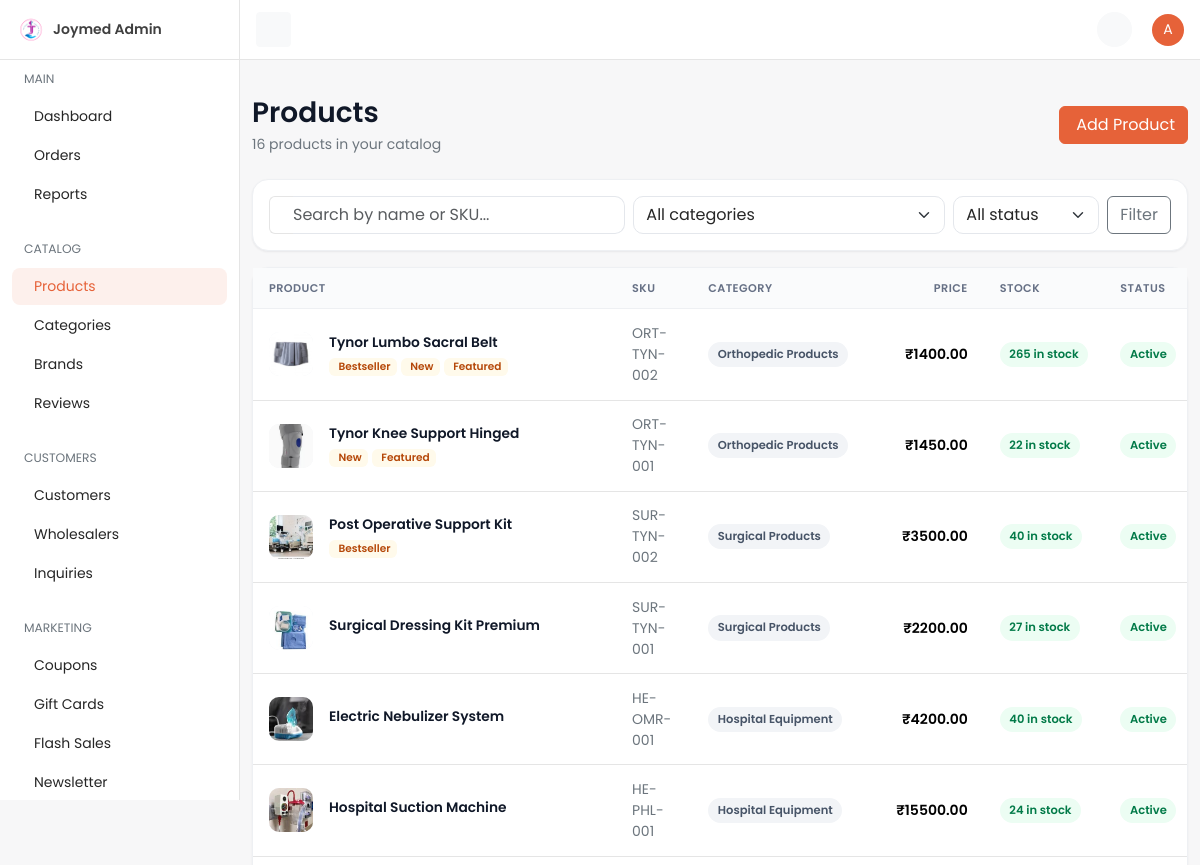
/dashboard/product/ (signed in, upper part), run on an earlier commit of the app's database.
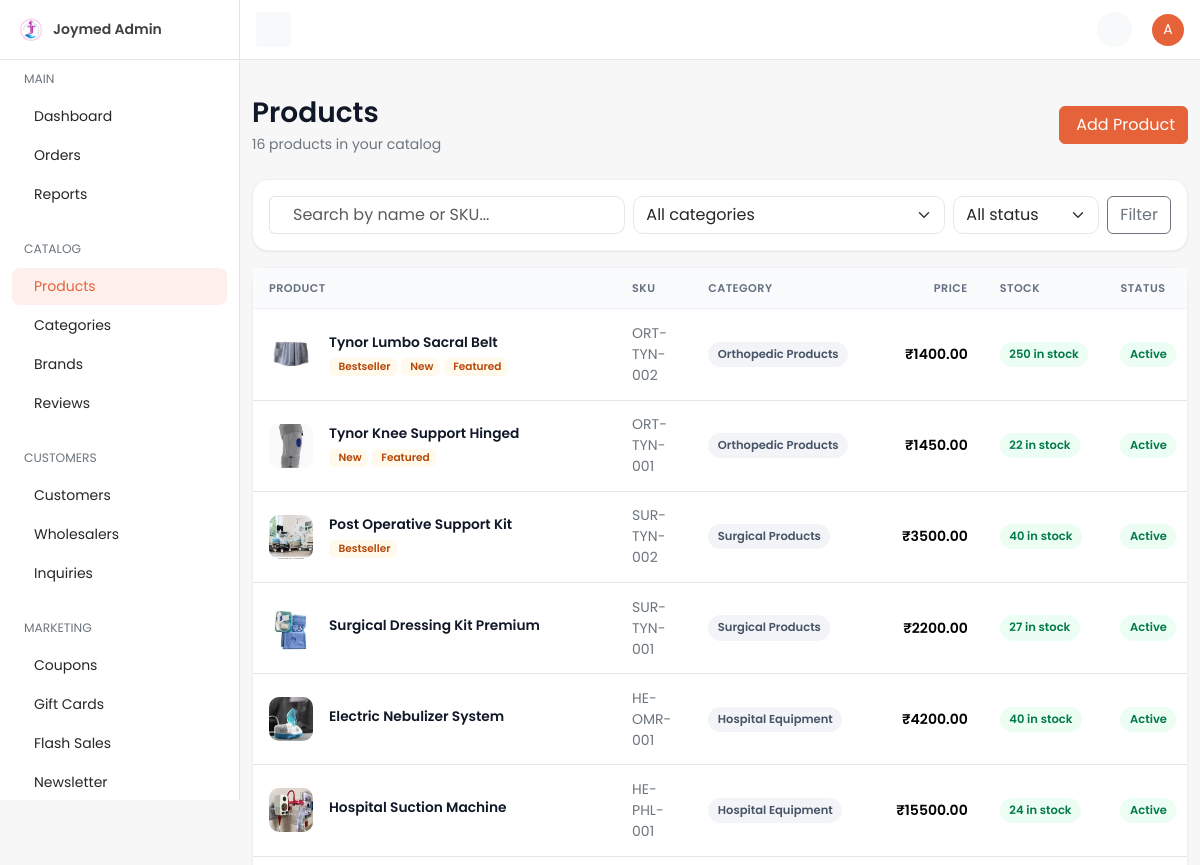
And on a later commit of the database.
### catalog/models.py (models this page shows, shortened)
class Product(TimeStampedModel):
    name = models.CharField(max_length=255, verbose_name="Name")
    slug = models.SlugField(
        max_length=255,
        unique=True,
        db_index=True,
        verbose_name="Slug",
    )
    sku = models.CharField(
        max_length=64,
        unique=True,
        db_index=True,
        verbose_name="SKU",
        help_text="Stock keeping unit identifier.",
    )
    category = models.ForeignKey(
        Category,
        on_delete=models.PROTECT,
        related_name="products",
        verbose_name="Category",
    )
    brand = models.ForeignKey(
        Brand,
        on_delete=models.SET_NULL,
        null=True,
        blank=True,
        related_name="products",
        verbose_name="Brand",
    )
    base_price = models.DecimalField(
        max_digits=12,
        decimal_places=2,
        verbose_name="Base price",
        help_text="Default price before variant deltas.",
    )
    mrp = models.DecimalField(max_digits=12, decimal_places=2, verbose_name="MRP")
    purchase_price = models.DecimalField(max_digits=12, decimal_places=2, verbose_name="Purchase Price")
    wholesale_rate = models.DecimalField(max_digits=12, decimal_places=2, default=0, blank=True, verbose_name="Wholesale Rate")
    is_rental = models.BooleanField(default=False, db_index=True, verbose_name="Is Rental Eligible")
    rental_price = models.DecimalField(max_digits=12, decimal_places=2, null=True, blank=True, verbose_name="Rental Price")
    show_rental_storefront = models.BooleanField(default=True, db_index=True, verbose_name="Show Rental in Storefront")
    color = models.CharField(
        max_length=50,
        blank=True,
        db_index=True,
        verbose_name="Color",
        help_text="Primary color for PLP color-filter chips.",
    )
    is_active = models.BooleanField(
        default=True,
        db_index=True,
        verbose_name="Is active",
    )
    is_featured = models.BooleanField(
        default=False,
        db_index=True,
        verbose_name="Is featured",
    )
    is_bestseller = models.BooleanField(
        default=False,
        db_index=True,
        verbose_name="Is bestseller",
    )
    is_new_arrival = models.BooleanField(
        default=False,
        db_index=True,
        verbose_name="Is new arrival",
    )
    stock_quantity = models.PositiveIntegerField(
        default=0,
        verbose_name="Stock quantity",
    )
    meta_title = models.CharField(max_length=70, blank=True, verbose_name="Meta title")
    meta_description = models.CharField(max_length=160, blank=True, verbose_name="Meta description")
    og_image = models.ImageField(
        upload_to="seo/products/",
        blank=True,
        null=True,
        verbose_name="Open Graph image",
    )
    low_stock_threshold = models.PositiveIntegerField(
        default=5,
        verbose_name="Low stock threshold",
        help_text="Triggers low-stock alerts when stock falls at or below this value.",
    )
    class Meta:
        verbose_name = "Product"
        verbose_name_plural = "Products"
        indexes = [
            models.Index(
                fields=["is_active", "category_id"],
                name="cat_prod_active_category_idx",
            ),
            models.Index(
                fields=["is_active", "is_bestseller"],
                name="cat_prod_active_bestseller_idx",
            ),
            models.Index(fields=["is_active", "is_new_arrival"], name="cat_prod_active_new_idx"),
            models.Index(
                fields=["is_active", "is_featured"], name="cat_prod_featured_idx"
            ),
        ]
    @property
    def price(self):
        return self.base_price
    @price.setter
    def price(self, value):
        self.base_price = value

class Category(TimeStampedModel):
    name = models.CharField(
        max_length=120,
        verbose_name="Name",
        help_text="Display name of the category.",
    )
    slug = models.SlugField(
        max_length=120,
        unique=True,
        db_index=True,
        verbose_name="Slug",
        help_text="URL-friendly category identifier.",
    )
    meta_title = models.CharField(max_length=70, blank=True, verbose_name="Meta title")
    meta_description = models.CharField(max_length=160, blank=True, verbose_name="Meta description")
    og_image = models.ImageField(
        upload_to="seo/categories/",
        blank=True,
        null=True,
        verbose_name="Open Graph image",
    )
    parent = models.ForeignKey(
        "self",
        on_delete=models.SET_NULL,
        null=True,
        blank=True,
        related_name="children",
        verbose_name="Parent category",
        help_text="Parent node in the category tree; null for top-level.",
    )
    display_order = models.PositiveIntegerField(
        default=0,
        verbose_name="Display order",
        help_text="Lower values appear first in navigation.",
    )
    is_active = models.BooleanField(
        default=True,
        db_index=True,
        verbose_name="Is active",
        help_text="When False, category is hidden from the storefront.",
    )
    class Meta:
        verbose_name = "Category"
        verbose_name_plural = "Categories"
        ordering = ["display_order", "name"]
        indexes = [
            models.Index(fields=["is_active"], name="cat_category_is_active_idx"),
        ]

### dashboard/views/catalog.py (the view)
# urls.py: path("product/", catalog.ProductListView.as_view(), name="product-list"),
class ProductListView(DashboardListView):
    model = Product
    template_name = "dashboard/catalog/product_list.html"
    nav_section = "products"
    url_basename = "product"
    singular_name = "Product"
    plural_name = "Products"
    search_fields = ["name", "sku"]
    select_related = ["category", "brand"]
    prefetch_related = ["images"]
    paginate_by = 20
    def get_queryset(self):
        qs = super().get_queryset()
        status = self.request.GET.get("status", "")
        if status == "active":
            qs = qs.filter(is_active=True)
        elif status == "inactive":
            qs = qs.filter(is_active=False)
        elif status == "low":
            qs = qs.filter(stock_quantity__lte=F("low_stock_threshold"))
        elif status == "out":
            qs = qs.filter(stock_quantity=0)
        category = self.request.GET.get("category", "")
        if category.isdigit():
            qs = qs.filter(category_id=int(category))
        return qs
    def get_context_data(self, **kwargs):
        context = super().get_context_data(**kwargs)
        default_currency = Currency.objects.filter(is_default=True).first()
        context["currency_symbol"] = default_currency.symbol if default_currency else ""
        context["categories"] = Category.objects.order_by("name")
        context["status_filter"] = self.request.GET.get("status", "")
        context["category_filter"] = self.request.GET.get("category", "")
        return context

### cart/selectors.py (called while the page is built)
def get_cart_for_request(*, request: HttpRequest) -> Optional[Cart]:
    if hasattr(request, _CART_CACHE_ATTR):
        return getattr(request, _CART_CACHE_ATTR)
    if not request.session.session_key:
        request.session.create()
    session_key = request.session.session_key
    cart = None
    if request.user.is_authenticated and hasattr(request.user, "customer_profile"):
        cart = (
            Cart.objects.filter(customer_profile=request.user.customer_profile)
            .select_related("currency", "destination_city")
            .first()
        )
    if cart is None:
        cart = (
            Cart.objects.filter(session_key=session_key)
            .select_related("currency", "destination_city")
            .first()
        )
    setattr(request, _CART_CACHE_ATTR, cart)
    return cart

def get_cart_item_count(*, cart: Cart | None) -> int:
    if cart is None:
        return 0
    total = CartItem.objects.filter(cart=cart).aggregate(total=Sum("quantity"))["total"]
    return int(total or 0)

def get_cart_count(*, request: HttpRequest) -> int:
    cart = get_cart_for_request(request=request)
    return get_cart_item_count(cart=cart)

### dashboard/templates/dashboard/catalog/product_list.html (shortened to what this page needs)
{% extends "dashboard/base.html" %}
{% load dashboard_extras %}
{% block page_title %}Products{% endblock %}
{% block breadcrumbs %}<p class="mb-0 text-secondary">{{ paginator.count }} product{{ paginator.count|pluralize }} in your catalog</p>{% endblock %}
{% block page_actions %}
<a href="{{ create_url }}" class="btn btn-primary">Add Product</a>
{% endblock %}
{% block content %}
<div class="card mb-3">
  <div class="card-body">
    <form method="get" class="row g-2 align-items-center">
      <div class="col-12 col-md">
        <div class="input-group">
          <span class="input-group-text bg-transparent border-end-0"></span>
          <input type="text" name="q" value="{{ search_query }}" class="form-control border-start-0 ps-0"
                 placeholder="Search by name or SKU..." />
        </div>
      </div>
      <div class="col-6 col-md-auto">
        <select name="category" class="form-select" onchange="this.form.submit()">
          <option value="">All categories</option>
        </select>
      </div>
      <div class="col-6 col-md-auto">
        <select name="status" class="form-select" onchange="this.form.submit()">
          <option value="">All status</option>
        </select>
      </div>
      <div class="col-12 col-md-auto d-grid d-md-block">
        <button type="submit" class="btn btn-outline-secondary">Filter</button>
      </div>
    </form>
  </div>
</div>
<div class="card">
  <div class="table-responsive">
    <table class="table data-table align-middle mb-0">
      <thead>
        <tr>
          <th>Product</th>
          <th>SKU</th>
          <th>Category</th>
          <th class="text-end">Price</th>
          <th>Stock</th>
          <th>Status</th>
        </tr>
      </thead>
      <tbody>
        {% for obj in objects %}
        <tr>
          <td>
            <div class="d-flex align-items-center gap-3">
              {% with img=obj|primary_image %}
              {% if img %}<img src="{{ img }}" class="thumb" alt="">{% else %}<span class="thumb thumb-fallback">{{ obj.name|first|upper }}</span>{% endif %}
              {% endwith %}
              <div class="list-main">
                <p class="list-title mb-0">{{ obj.name }}</p>
                <div class="d-flex gap-1 mt-1 flex-wrap">
                  {% if obj.is_bestseller %}<span class="tag-chip">Bestseller</span>{% endif %}
                  {% if obj.is_new_arrival %}<span class="tag-chip">New</span>{% endif %}
                  {% if obj.is_featured %}<span class="tag-chip">Featured</span>{% endif %}
                </div>
              </div>
            </div>
          </td>
          <td><span class="text-secondary">{{ obj.sku }}</span></td>
          <td>{% if obj.category_id %}<span class="pill pill-gray">{{ obj.category.name }}</span>{% else %}<span class="text-secondary">—</span>{% endif %}</td>
          <td class="text-end fw-semibold">{{ currency_symbol }}{{ obj.base_price|floatformat:2 }}</td>
          <td>
            {% if obj.stock_quantity == 0 %}
              <span class="pill pill-red">Out of stock</span>
            {% elif obj.stock_quantity <= obj.low_stock_threshold %}
              <span class="pill pill-amber">{{ obj.stock_quantity }} left</span>
            {% else %}
              <span class="pill pill-green">{{ obj.stock_quantity }} in stock</span>
            {% endif %}
          </td>
          <td>
            {% if obj.is_active %}<span class="pill pill-green">Active</span>{% else %}<span class="pill pill-gray">Inactive</span>{% endif %}
          </td>
        </tr>
        {% endfor %}
      </tbody>
    </table>
  </div>
</div>
{% endblock %}

What changed in the data, as far as the page shows it:
changed Product "ORT-TYN-002": stock_quantity "265" → "250"
